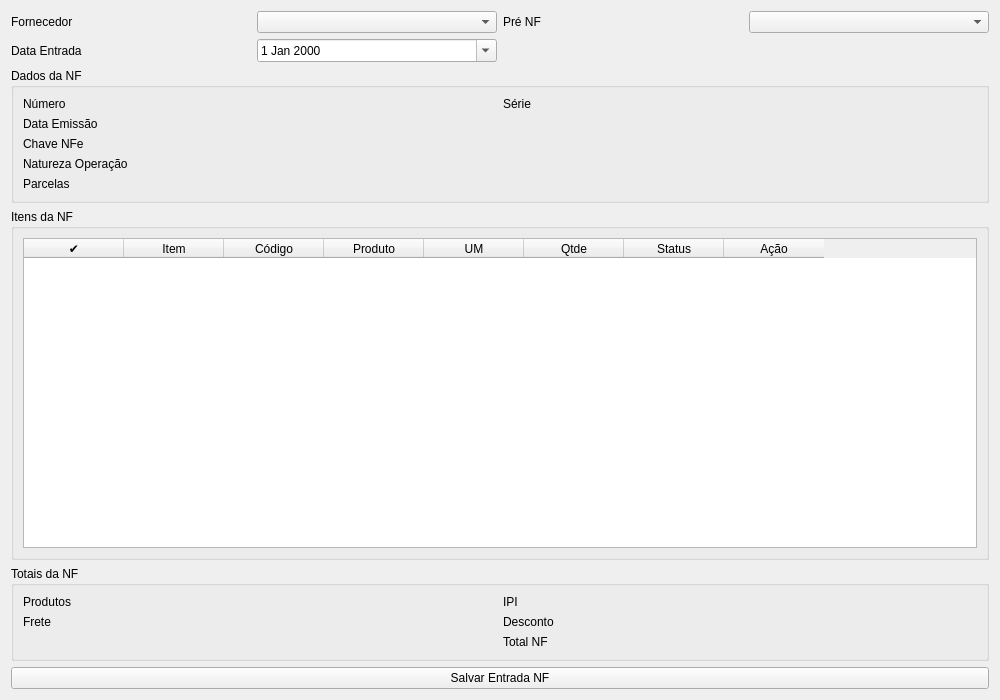
<?xml version="1.0" encoding="UTF-8"?>

<ui version="4.0">
 <class>TelaEntradaNF</class>
 <widget class="QWidget" name="TelaEntradaNF">
  <property name="geometry">
   <rect>
    <x>0</x>
    <y>0</y>
    <width>1000</width>
    <height>700</height>
   </rect>
  </property>
  <property name="windowTitle">
   <string>Entrada de NF</string>
  </property>

  <layout class="QVBoxLayout">

   <!-- Seleção NF -->

   <item>
    <layout class="QGridLayout">

```
 <item row="0" column="0">
  <widget class="QLabel">
   <property name="text">
    <string>Fornecedor</string>
   </property>
  </widget>
 </item>

 <item row="0" column="1">
  <widget class="QComboBox" name="combo_fornecedor"/>
 </item>

 <item row="0" column="2">
  <widget class="QLabel">
   <property name="text">
    <string>Pré NF</string>
   </property>
  </widget>
 </item>

 <item row="0" column="3">
  <widget class="QComboBox" name="combo_pre_nf"/>
 </item>

 <item row="1" column="0">
  <widget class="QLabel">
   <property name="text">
    <string>Data Entrada</string>
   </property>
  </widget>
 </item>

 <item row="1" column="1">
  <widget class="QDateEdit" name="date_entrada_nf">
   <property name="calendarPopup">
    <bool>true</bool>
   </property>
  </widget>
 </item>

</layout>
```

   </item>

   <!-- Dados NF -->

   <item>
    <widget class="QGroupBox">
     <property name="title">
      <string>Dados da NF</string>
     </property>

```
 <layout class="QGridLayout">

  <item row="0" column="0">
   <widget class="QLabel">
    <property name="text">
     <string>Número</string>
    </property>
   </widget>
  </item>

  <item row="0" column="1">
   <widget class="QLabel" name="label_numero_nf"/>
  </item>

  <item row="0" column="2">
   <widget class="QLabel">
    <property name="text">
     <string>Série</string>
    </property>
   </widget>
  </item>

  <item row="0" column="3">
   <widget class="QLabel" name="label_serie_nf"/>
  </item>

  <item row="1" column="0">
   <widget class="QLabel">
    <property name="text">
     <string>Data Emissão</string>
    </property>
   </widget>
  </item>

  <item row="1" column="1">
   <widget class="QLabel" name="label_data_nf"/>
  </item>

  <item row="2" column="0">
   <widget class="QLabel">
    <property name="text">
     <string>Chave NFe</string>
    </property>
   </widget>
  </item>

  <item row="2" column="1" colspan="3">
   <widget class="QLabel" name="label_chave_nfe"/>
  </item>

  <item row="3" column="0">
   <widget class="QLabel">
    <property name="text">
     <string>Natureza Operação</string>
    </property>
   </widget>
  </item>

  <item row="3" column="1" colspan="3">
   <widget class="QLabel" name="label_natop"/>
  </item>

  <item row="4" column="0">
   <widget class="QLabel">
    <property name="text">
     <string>Parcelas</string>
    </property>
   </widget>
  </item>

  <item row="4" column="1" colspan="3">
   <widget class="QLabel" name="label_faturas"/>
  </item>

 </layout>
</widget>
```

   </item>

   <!-- Itens -->

   <item>
    <widget class="QGroupBox">
     <property name="title">
      <string>Itens da NF</string>
     </property>

```
 <layout class="QVBoxLayout">

  <item>
   <widget class="QTableWidget" name="table_itens_nf">
    <column>
     <property name="text">
      <string>✔</string>
     </property>
    </column>

    <column>
     <property name="text">
      <string>Item</string>
     </property>
    </column>

    <column>
     <property name="text">
      <string>Código</string>
     </property>
    </column>

    <column>
     <property name="text">
      <string>Produto</string>
     </property>
    </column>

    <column>
     <property name="text">
      <string>UM</string>
     </property>
    </column>

    <column>
     <property name="text">
      <string>Qtde</string>
     </property>
    </column>

    <column>
     <property name="text">
      <string>Status</string>
     </property>
    </column>

    <column>
     <property name="text">
      <string>Ação</string>
     </property>
    </column>

   </widget>
  </item>

 </layout>
</widget>
```

   </item>

   <!-- Totais -->

   <item>
    <widget class="QGroupBox">
     <property name="title">
      <string>Totais da NF</string>
     </property>

```
 <layout class="QGridLayout">

  <item row="0" column="0">
   <widget class="QLabel">
    <property name="text">
     <string>Produtos</string>
    </property>
   </widget>
  </item>
  <item row="0" column="1">
   <widget class="QLabel" name="label_total_produtos"/>
  </item>

  <item row="0" column="2">
   <widget class="QLabel">
    <property name="text">
     <string>IPI</string>
    </property>
   </widget>
  </item>
  <item row="0" column="3">
   <widget class="QLabel" name="label_total_ipi"/>
  </item>

  <item row="1" column="0">
   <widget class="QLabel">
    <property name="text">
     <string>Frete</string>
    </property>
   </widget>
  </item>
  <item row="1" column="1">
   <widget class="QLabel" name="label_total_frete"/>
  </item>

  <item row="1" column="2">
   <widget class="QLabel">
    <property name="text">
     <string>Desconto</string>
    </property>
   </widget>
  </item>
  <item row="1" column="3">
   <widget class="QLabel" name="label_total_desconto"/>
  </item>

  <item row="2" column="2">
   <widget class="QLabel">
    <property name="text">
     <string>Total NF</string>
    </property>
   </widget>
  </item>
  <item row="2" column="3">
   <widget class="QLabel" name="label_total_nf"/>
  </item>

 </layout>
</widget>
```

   </item>

   <!-- Botão salvar -->

   <item>
    <widget class="QPushButton" name="btn_salvar_entrada">
     <property name="text">
      <string>Salvar Entrada NF</string>
     </property>
    </widget>
   </item>

  </layout>
 </widget>
 <resources/>
 <connections/>
</ui>
